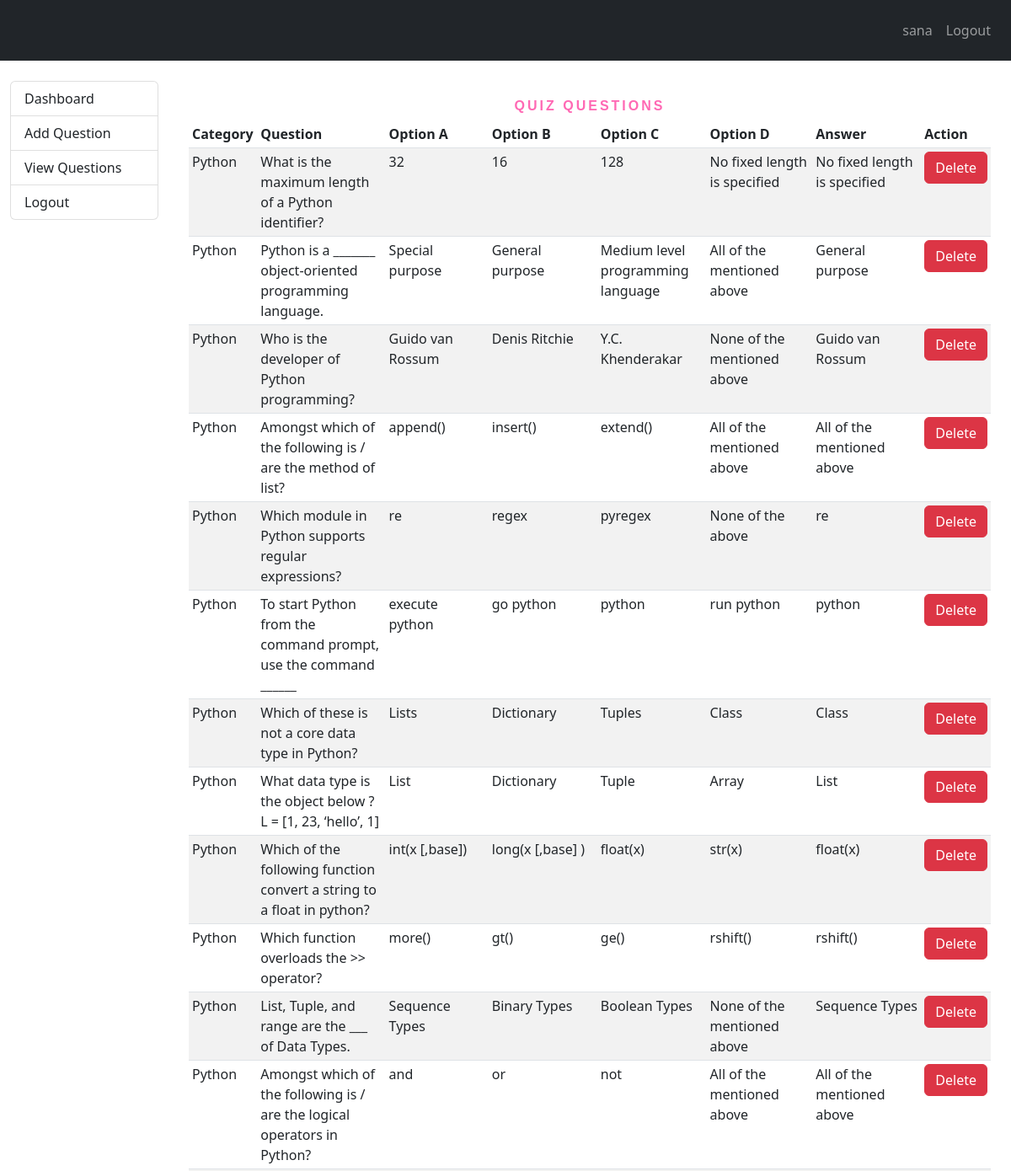
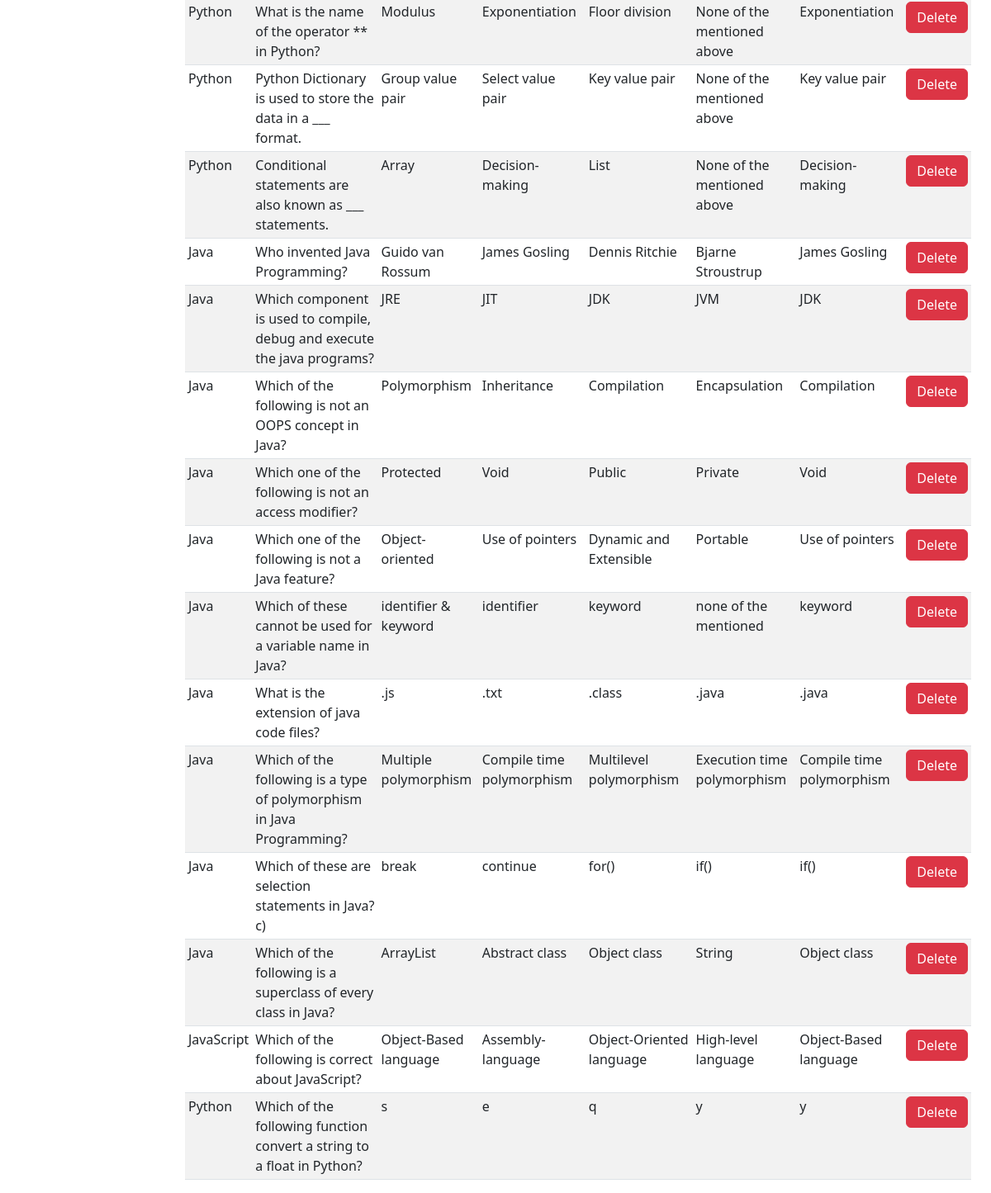
Before: /quiz/view (signed in) with the older database file (2 pictures, top to bottom).
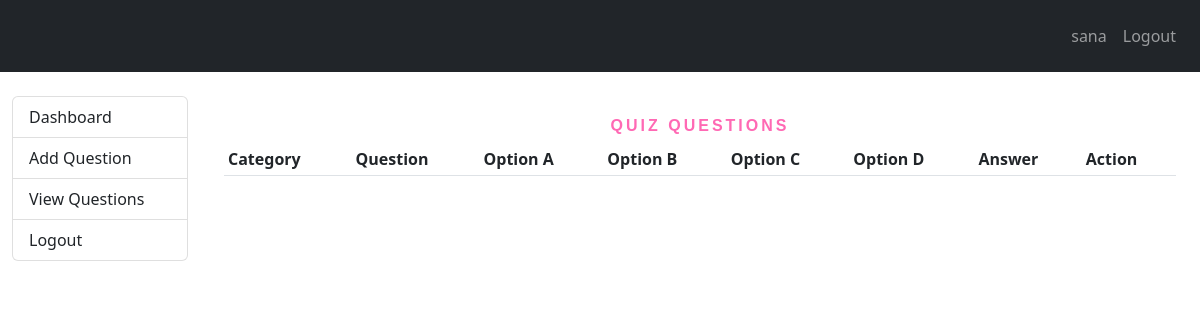
After: the same page with the newer database file.
### camera_access.py (models this page shows, shortened)
class Quiz(Base):
    __tablename__ = 'quiz'
    id = Column(Integer, primary_key=True)
    question= Column(String(1024), unique=True, nullable=False)
    option_A = Column(String(500), nullable=False)
    option_B = Column(String(500), nullable=False)
    option_C = Column(String(500), nullable=False)
    option_D = Column(String(500), nullable=False)
    answer= Column(String(500),nullable=False)
    category = Column(String(80), nullable=False)
    created_on = Column(DateTime, default=datetime.now)

### app.py (the view)
@app.route('/quiz/view')
def view_questions():
    if session.get('is_logged_in', False) and session.get('is_admin',False):
        questions = Quiz.query.all()
        return render_template('view_questions.html', questions=questions)
    else:
        flash('Login in admin to access this content','danger')
        return redirect('/')

### templates/view_questions.html (shortened to what this page needs)
{% extends 'layout/base.html' %}
{% block body %}
<div class="container-fluid vh-100">
  <div class="row">
    <div class="col-md-2 mt-4">
      {% include "partials/dashboard_menu.html" %}
    </div>
    <div class="col-md-10 mt-4">
      <div class="container">
        <div class="row">
          <div class="col-md-12 mx-auto">
          <h1 class="display1">Quiz Questions</h1>
          <table class="table table-striped table-sm">
            <thead>
              <tr>
                <th scope="col">Category</th>
                <th scope="col">Question</th>
                <th scope="col">Option A</th>
                <th scope="col">Option B</th>
                <th scope="col">Option C</th>
                <th scope="col">Option D</th>
                <th scope="col">Answer</th>
                <th scope="col">Action</th>
              </tr>
            </thead>
            <tbody>
              {% for question in questions %}
              <tr>
                <td>{{ question.category }}</td>
                <td>{{ question.question }}</td>
                <td>{{ question.option_A }}</td>
                <td>{{ question.option_B }}</td>
                <td>{{ question.option_C }}</td>
                <td>{{ question.option_D }}</td>
                <td>{{ question.answer }}</td>
                <td>
                  <a href="/quiz/delete/{{ question.id }}" class="btn btn-danger">Delete</a>
                </td>
              </tr>
              {% endfor %}
            </tbody>
          </div>
        </div>
      </div>
    </div>
  </div>
</div>
{% endblock %}

### templates/layout/base.html (shortened to what this page needs)
<!doctype html>
<html lang="en">
<head>
    <link rel="stylesheet" href="https://cdn.jsdelivr.net/npm/bootstrap@5.2.0/dist/css/bootstrap.min.css"
>
</head>
<body>
    <header>
        <nav class="navbar navbar-expand-lg p-3 navbar-dark bg-dark">
            <div class="collapse navbar-collapse" id="collapsibleNavId">
                <ul class="navbar-nav me-auto mt-2 mt-lg-0">
                    <li class="nav-item">
                        <a class="nav-link active" href="/" aria-current="page">
                        </a>
                    </li>
                </ul>
                <ul class="navbar-nav mt-2 mt-lg-0 ">
                    {% if 'is_logged_in' in session %}
                    <li class="nav-item">
                        <a class="nav-link" href="/user/dashboard">{{session.username}}</a>
                    </li>
                    <li class="nav-item">
                        <a class="nav-link" href="/logout">Logout</a>
                    </li>
                    {% endif %}
                </ul>
            </div>
        </nav>
    </header>
    <main>
        {% block body %}{% endblock %}
    </main>
</body>
</html>

### templates/partials/dashboard_menu.html
<div class="list-group">
    <a href="/admin/dashboard" class="list-group-item list-group-item-action">Dashboard</a>
    <a href="/quiz/add" class="list-group-item list-group-item-action">Add Question</a>
    <a href="/quiz/view" class="list-group-item list-group-item-action">View Questions</a>
    <a href="/logout" class="list-group-item list-group-item-action">Logout</a>
</div>

### templates/view_questions.html (style rules this page uses)
h1 { font-family: sans-serif; display: block; font-size: 1rem; font-weight: bold; text-align: center; letter-spacing: 3px; color: hotpink; text-transform: uppercase; padding-top: 20px; }
a { text-decoration: none; color: #fff; }

Changed rows visible on the page:
removed Quiz: category "Python", question "What is the maximum length of a Python identifier?", option_A "32", option_B "16", option_C "128", option_D "No fixed length is specified", answer "No fixed length is specified"
removed Quiz: category "Python", question "Python is a _______ object-oriented programming language.", option_A "Special purpose", option_B "General purpose", option_C "Medium level programming language", option_D "All of the mentioned above", answer "General purpose"
removed Quiz: category "Python", question "Who is the developer of Python programming?", option_A "Guido van Rossum", option_B "Denis Ritchie", option_C "Y.C. Khenderakar", option_D "None of the mentioned above", answer "Guido van Rossum"
removed Quiz: category "Python", question "Amongst which of the following is / are the method of list?", option_A "append()", option_B "insert()", option_C "extend()", option_D "All of the mentioned above", answer "All of the mentioned above"
removed Quiz: category "Python", question "Which module in Python supports regular expressions?", option_A "re", option_B "regex", option_C "pyregex", option_D "None of the above", answer "re"
removed Quiz: category "Python", question "To start Python from the command prompt, use the command ______", option_A "execute python", option_B "go python", option_C "python", option_D "run python", answer "python"
removed Quiz: category "Python", question "Which of these is not a core data type in Python?", option_A "Lists", option_B "Dictionary", option_C "Tuples", option_D "Class", answer "Class"
removed Quiz: category "Python", question "What data type is the object below ? L = [1, 23, ‘hello’, 1]", option_A "List", option_B "Dictionary", option_C "Tuple", option_D "Array", answer "List"
removed Quiz: category "Python", question "Which of the following function convert a string to a float in python?", option_A "int(x [,base])", option_B "long(x [,base] )", option_C "float(x)", option_D "str(x)", answer "float(x)"
removed Quiz: category "Python", question "Which function overloads the >> operator?", option_A "more()", option_B "gt()", option_C "ge()", option_D "rshift()", answer "rshift()"
removed Quiz: category "Python", question "List, Tuple, and range are the ___ of Data Types.", option_A "Sequence Types", option_B "Binary Types", option_C "Boolean Types", option_D "None of the mentioned above", answer "Sequence Types"
removed Quiz: category "Python", question "Amongst which of the following is / are the logical operators in Python?", option_A "and", option_B "or", option_C "not", option_D "All of the mentioned above", answer "All of the mentioned above"
removed Quiz: category "Python", question "What is the name of the operator ** in Python?", option_A "Modulus", option_B "Exponentiation", option_C "Floor division", option_D "None of the mentioned above", answer "Exponentiation"
removed Quiz: category "Python", question "Python Dictionary is used to store the data in a ___ format.", option_A "Group value pair", option_B "Select value pair", option_C "Key value pair", option_D "None of the mentioned above", answer "Key value pair"
removed Quiz: category "Python", question "Conditional statements are also known as ___ statements.", option_A "Array", option_B "Decision-making", option_C "List", option_D "None of the mentioned above", answer "Decision-making"
removed Quiz: category "Java", question "Who invented Java Programming?", option_A "Guido van Rossum", option_B "James Gosling", option_C "Dennis Ritchie", option_D "Bjarne Stroustrup", answer "James Gosling"
removed Quiz: category "Java", question "Which component is used to compile, debug and execute the java programs?", option_A "JRE", option_B "JIT", option_C "JDK", option_D "JVM", answer "JDK"
removed Quiz: category "Java", question "Which of the following is not an OOPS concept in Java?", option_A "Polymorphism", option_B "Inheritance", option_C "Compilation", option_D "Encapsulation", answer "Compilation"
removed Quiz: category "Java", question "Which one of the following is not an access modifier?", option_A "Protected", option_B "Void", option_C "Public", option_D "Private", answer "Void"
removed Quiz: category "Java", question "Which one of the following is not a Java feature?", option_A "Object-oriented", option_B "Use of pointers", option_C "Dynamic and Extensible", option_D "Portable", answer "Use of pointers"
removed Quiz: category "Java", question "Which of these cannot be used for a variable name in Java?", option_A "identifier & keyword", option_B "identifier", option_C "keyword", option_D "none of the mentioned", answer "keyword"
removed Quiz: category "Java", question "What is the extension of java code files?", option_A ".js", option_B ".txt", option_C ".class", option_D ".java", answer ".java"
removed Quiz: category "Java", question "Which of the following is a type of polymorphism in Java Programming?", option_A "Multiple polymorphism", option_B "Compile time polymorphism", option_C "Multilevel polymorphism", option_D "Execution time polymorphism", answer "Compile time polymorphism"
removed Quiz: category "Java", question "Which of these are selection statements in Java? c)", option_A "break", option_B "continue", option_C "for()", option_D "if()", answer "if()"
removed Quiz: category "Java", question "Which of the following is a superclass of every class in Java?", option_A "ArrayList", option_B "Abstract class", option_C "Object class", option_D "String", answer "Object class"
removed Quiz: category "JavaScript", question "Which of the following is correct about JavaScript?", option_A "Object-Based language", option_B "Assembly-language", option_C "Object-Oriented language", option_D "High-level language", answer "Object-Based language"
removed Quiz: category "Python", question "Which of the following function convert a string to a float in Python?", option_A "s", option_B "e", option_C "q", option_D "y", answer "y"
